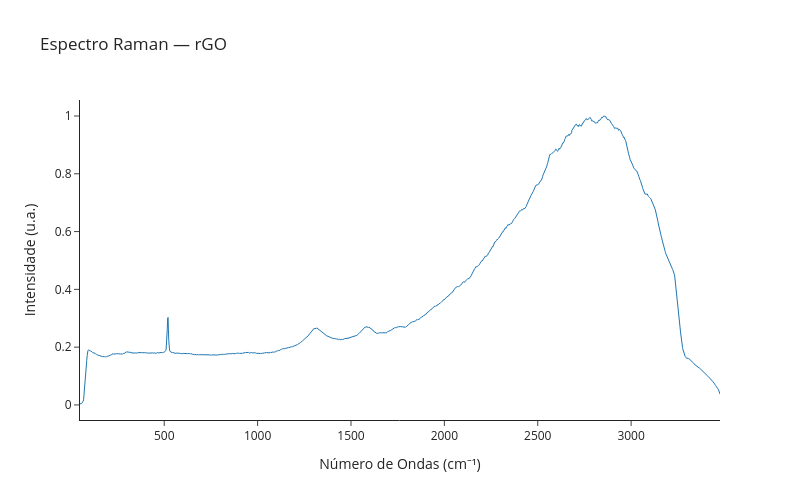

Notebook cell for this chart:
### Markdown cell above
# Raman - rGO

### Code cell
raman_plot(file_path='rGO_MMV.txt', sample_name='rGO', method='max')

### Figure 1 — Plotly figure (JSON) as saved in the notebook; plotly's stock layout.template omitted (floating-point values rounded to 4 significant figures; data arrays with more than 128 entries replaced by an {"elided": "..."} marker saying what was removed)
{"data": [{"line": {"width": 1}, "mode": "lines", "name": "Raman", "type": "scatter", "x": {"elided": "2048 float values"}, "y": {"elided": "2048 float values"}}], "layout": {"height": 500, "title": {"text": "Espectro Raman — rGO"}, "width": 800, "xaxis": {"title": {"text": "Número de Ondas (cm⁻¹)"}}, "yaxis": {"title": {"text": "Intensidade (u.a.)"}}}}
